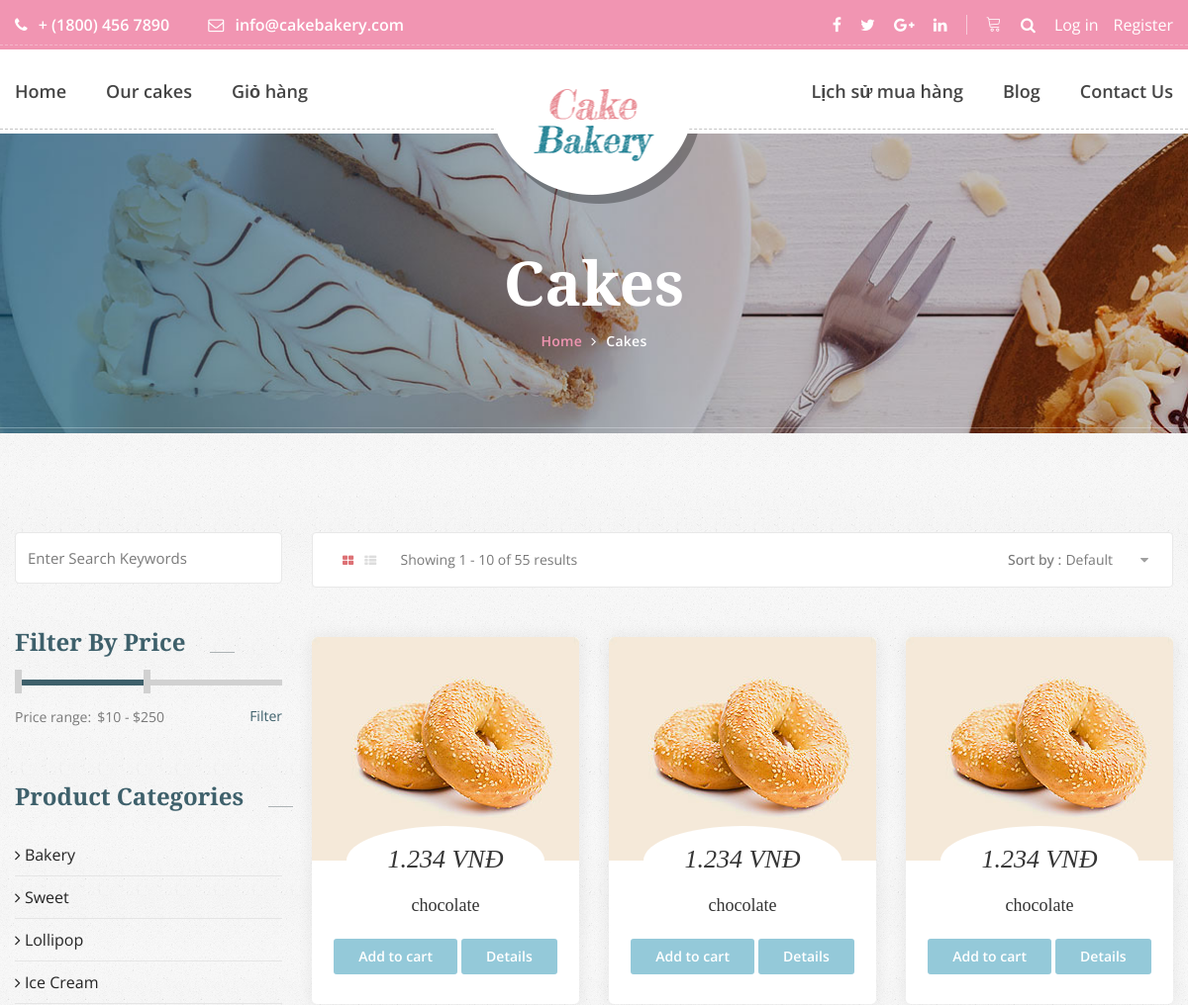
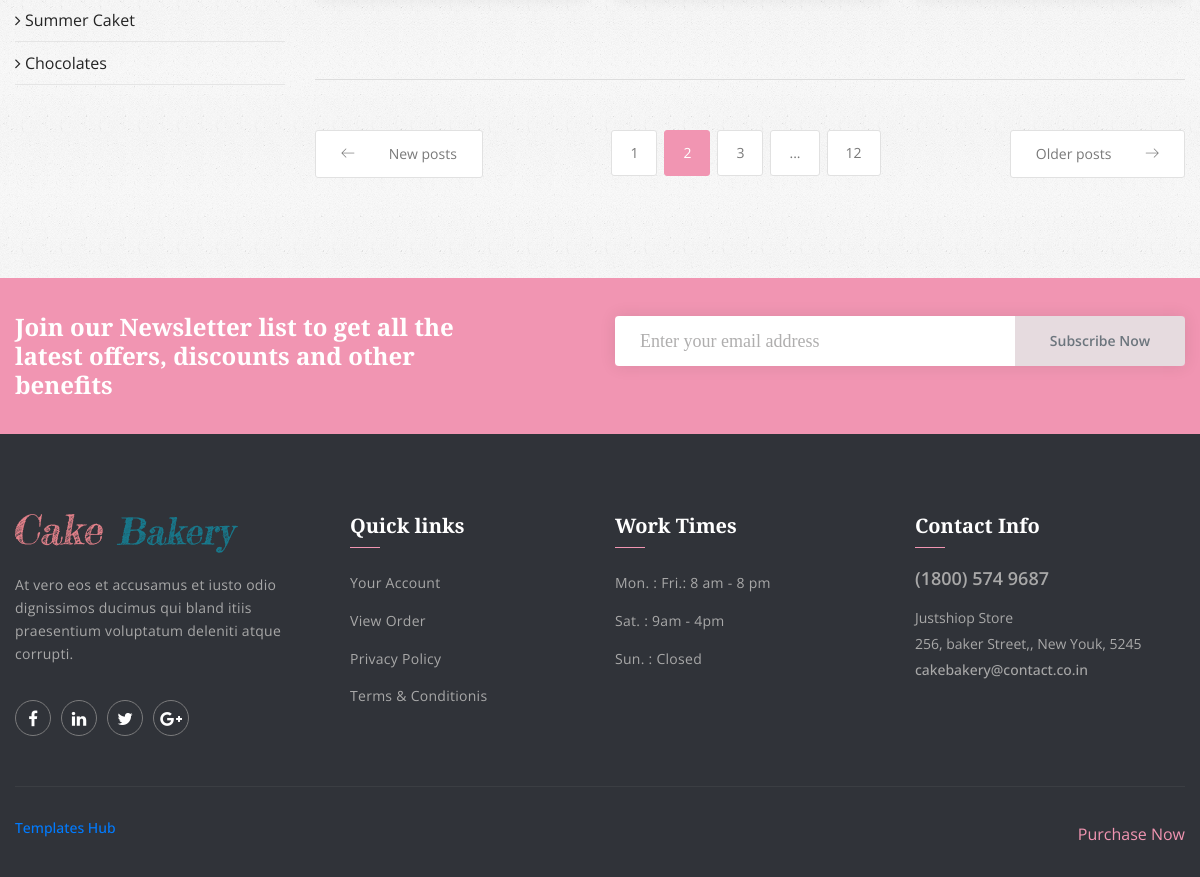
The page /cake.php on the database its author committed (2 pictures, top to bottom).
### tables this page shows
CREATE TABLE `hanghoa` (
  `MSHH` int(255) NOT NULL,
  `TenHH` varchar(50) NOT NULL,
  `MaLoaiHang` int(30) NOT NULL,
  `QuyCach` varchar(255) NOT NULL,
  `Gia` int(11) NOT NULL,
  `SoLuongHang` int(11) NOT NULL,
  `GhiChu` varchar(255) DEFAULT NULL,
  `Location` varchar(255) NOT NULL
);

CREATE TABLE `loaihanghoa` (
  `MaLoaiHang` int(5) NOT NULL,
  `TenLoaiHang` varchar(50) NOT NULL
);

### lib/session.php (called while the page is built, shortened)
<?php
class Session{
 public static function get($key){
    if (isset($_SESSION[$key])) {
     return $_SESSION[$key];
    } else {
     return false;
    }
 }
}
?>

### classes/product.php (called while the page is built, shortened)
<?php
	$filepath=realpath(dirname(__FILE__));
	include_once($filepath. '/../lib/database.php');
	include_once($filepath. '/../helpers/format.php');
?>
<?php
	class product
	{
		private $db;
		public function __construct()
		{
			$this->db=new Database();
		}
public function getproduct_all(){
	$sp_tungtrang = 8;
			if(!isset($_GET['trang'])){
				$trang = 1;
			}else{
				$trang = $_GET['trang'];
			}
			$tung_trang = ($trang-1)*$sp_tungtrang;
			$query = "SELECT * FROM HangHoa  LIMIT $tung_trang,$sp_tungtrang";
			$result = $this->db->select($query);
			return $result;
}
}
?>

### lib/database.php (called while the page is built, shortened)
<?php
Class Database{
   public $host   = DB_HOST;
   public $user   = DB_USER;
   public $pass   = DB_PASS;
   public $dbname = DB_NAME;
   public $link;
private function connectDB(){
   $this->link = new mysqli($this->host, $this->user, $this->pass,
    $this->dbname);
 }
public function select($query){
  $result = $this->link->query($query) or
   die($this->link->error.__LINE__);
  if($result->num_rows > 0){
    return $result;
  } else {
    return false;
  }
 }
}

### helpers/format.php (called while the page is built, shortened)
<?php
class Format{
public function format_currency($n=0){
        $n=(string)$n;
        $n=strrev($n);
        $res='';
        for($i=0;$i<strlen($n);$i++){
            if($i%3==0 && $i!=0){
                $res.='.';
            }
            $res.=$n[$i];
        }
        $res=strrev($res);
        return $res;
    }
    }
?>

### classes/category.php (called while the page is built, shortened)
<?php
	$filepath=realpath(dirname(__FILE__));
	include_once($filepath. '/../lib/database.php');
	include_once($filepath. '/../helpers/format.php');
?>
<?php
	class category
	{
		private $db;
		public function __construct()
		{
			$this->db=new database();
		}
		public function show_category(){
			$query="SELECT * FROM LoaiHangHoa ORDER BY MaLoaiHang desc";
				$result=$this->db->select($query);
				return $result;
		}
}
?>

### cake.php (the view, shortened to what this page needs)
<?php
	include 'inc/header.php';
?>
        <section class="banner_area">
        	<div class="container">
        		<div class="banner_text">
        			<h3>Cakes</h3>
        			<ul>
        				<li><a href="index.php">Home</a></li>
        				<li><a href="cake.php">Cakes</a></li>
        			</ul>
        		</div>
        	</div>
        </section>
        <section class="product_area p_100">
        	<div class="container">
        		<div class="row product_inner_row">
        			<div class="col-lg-9">
        				<div class="row m0 product_task_bar">
							<div class="product_task_inner">
								<div class="float-left">
									<a class="active" href="#"><i class="fa fa-th-large" aria-hidden="true"></i></a>
									<a href="#"><i class="fa fa-th-list" aria-hidden="true"></i></a>
									<span>Showing 1 - 10 of 55 results</span>
								</div>
								<div class="float-right">
									<h4>Sort by :</h4>
								</div>
							</div>
        				</div>
        				<div class="row product_item_inner">
						<?php
							$product_feathered = $pd->getproduct_all();
							if($product_feathered){
								while($result = $product_feathered->fetch_assoc()){
						?>
        					<div class="col-lg-4 col-md-4 col-6">
        						<div class="cake_feature_item">
									<div class="cake_img">
										<img src="admin/uploads/<?php echo $result['Location'] ?>" alt="">
									</div>
									<div class="cake_text">
										<h4><?php echo $fm->format_currency($result['Gia'])." "."VNĐ" ?></h4>
										<h3><?php echo $result['TenHH'] ?></h3>
										<a class="pest_btn" href="cart.php?MSHH=<?php echo $result['MSHH'] ?>">Add to cart</a>
										<a class="pest_btn" href="product-details.php?MSHH=<?php echo $result['MSHH'] ?>">Details</a>
									</div>
								</div>
        					</div>
							<?php
								}
							}
							?>
        				</div>
        				<div class="product_pagination">
        					<div class="left_btn">
        						<a href="#"><i class="lnr lnr-arrow-left"></i> New posts</a>
        					</div>
        					<div class="middle_list">
								<nav aria-label="Page navigation example">
									<ul class="pagination">
									<li class="page-item"><a class="page-link" href="#">1</a></li>
									<li class="page-item active"><a class="page-link" href="#">2</a></li>
									<li class="page-item"><a class="page-link" href="#">3</a></li>
									<li class="page-item"><a class="page-link" href="#">...</a></li>
									<li class="page-item"><a class="page-link" href="#">12</a></li>
									</ul>
								</nav>
        					</div>
        					<div class="right_btn"><a href="#">Older posts <i class="lnr lnr-arrow-right"></i></a></div>
        				</div>
        			</div>
        			<div class="col-lg-3">
        				<div class="product_left_sidebar">
        					<aside class="left_sidebar search_widget">
        						<div class="input-group">
									<input type="text" class="form-control" placeholder="Enter Search Keywords">
									<div class="input-group-append">
										<button class="btn" type="button"><i class="icon icon-Search"></i></button>
									</div>
								</div>
        					</aside>
							<aside class="left_sidebar p_price_widget">
        						<div class="p_w_title">
        							<h3>Filter By Price</h3>
        						</div>
        						<div class="filter_price">
									<div id="slider-range"></div>
       								<label for="amount">Price range:</label>
									<input type="text" id="amount" readonly />
       								<a href="#">Filter</a>
        						</div>
        					</aside>
        					<aside class="left_sidebar p_catgories_widget">
        						<div class="p_w_title">
        							<h3>Product Categories</h3>
        						</div>
        						<ul class="list_style">
								<?php
									$cate = $cat->show_category();
									if($cate){
										while($result_new = $cate->fetch_assoc()){
									?>
									<li><a href="productbycat.php?MaLoaiHang=<?php echo $result_new['MaLoaiHang'] ?>">
									<i class="fa fa-angle-right" aria-hidden="true"></i>
									<?php echo $result_new['TenLoaiHang'] ?></a></li>
        							<?php
										}
									}
									?>
        						</ul>
        					</aside>
        				</div>
        			</div>
        		</div>
        	</div>
        </section>
        <section class="newsletter_area">
        	<div class="container">
        		<div class="row newsletter_inner">
        			<div class="col-lg-6">
        				<div class="news_left_text">
        					<h4>Join our Newsletter list to get all the latest offers, discounts and other benefits</h4>
        				</div>
        			</div>
        			<div class="col-lg-6">
        				<div class="newsletter_form">
							<div class="input-group">
								<input type="text" class="form-control" placeholder="Enter your email address">
								<div class="input-group-append">
									<button class="btn btn-outline-secondary" type="button">Subscribe Now</button>
								</div>
							</div>
        				</div>
        			</div>
        		</div>
        	</div>
        </section>
        <?php
	include 'inc/footer.php';
?>
    </body>
</html>

### inc/header.php (shortened to what this page needs)
<?php
    include_once 'lib/session.php';
?>
<?php
	include_once 'lib/database.php';
	include_once 'helpers/format.php';
	$fm=new Format();
	$cat=new category();
	$pd=new product();
?>
<!DOCTYPE html>
<html lang="en">
<head>
        <link href="css/font-awesome.min.css" rel="stylesheet">
        <link href="vendors/linearicons/style.css" rel="stylesheet">
        <link href="vendors/flat-icon/flaticon.css" rel="stylesheet">
        <link href="css/bootstrap.min.css" rel="stylesheet">
        <link href="vendors/revolution/css/settings.css" rel="stylesheet">
        <link href="vendors/revolution/css/layers.css" rel="stylesheet">
        <link href="vendors/revolution/css/navigation.css" rel="stylesheet">
        <link href="vendors/animate-css/animate.css" rel="stylesheet">
        <link href="vendors/owl-carousel/owl.carousel.min.css" rel="stylesheet">
        <link href="vendors/magnifc-popup/magnific-popup.css" rel="stylesheet">
		<link href="vendors/jquery-ui/jquery-ui.min.css" rel="stylesheet">
        <link href="vendors/nice-select/css/nice-select.css" rel="stylesheet">
        <link href="css/style.css" rel="stylesheet">
        <link href="css/responsive.css" rel="stylesheet">
    </head>
    <body>
		<header class="main_header_area">
			<div class="top_header_area row m0">
				<div class="container">
					<div class="float-left">
						<a href="tell:+18004567890"><i class="fa fa-phone" aria-hidden="true"></i> + (1800) 456 7890</a>
						<a href="mainto:info@cakebakery.com"><i class="fa fa-envelope-o" aria-hidden="true"></i> info@cakebakery.com</a>
					</div>
					<div class="float-right">
						<ul class="h_social list_style">
							<li><a href="#"><i class="fa fa-facebook"></i></a></li>
							<li><a href="#"><i class="fa fa-twitter"></i></a></li>
							<li><a href="#"><i class="fa fa-google-plus"></i></a></li>
							<li><a href="#"><i class="fa fa-linkedin"></i></a></li>
						</ul>
						<ul class="h_search list_style">
							<li class=""><a href="cart.php"><i class="lnr lnr-cart"></i></a></li>
							<li><a class="popup-with-zoom-anim" href="#test-search"><i class="fa fa-search"></i></a></li>
							<?php
								$login_check=Session::get('customer_login');
								if($login_check==false){
									echo '<li><a href="login.php">Log in</a></li><li><a href="register.php">Register</a></li>';
								}else{
									echo '<li>Xin Chao </li>
									<li><a href="?MSKH='.Session::get('MSKH').'">Đăng xuất</a></li>';
								}
		   					?>
						</ul>
					</div>
				</div>
			</div>
			<div class="main_menu_area">
				<div class="container">
					<nav class="navbar navbar-expand-lg navbar-light bg-light">
						<a class="navbar-brand" href="index.php">
						<img src="img/logo.png" alt="">
						</a>
						<div class="collapse navbar-collapse" id="navbarSupportedContent">
							<ul class="navbar-nav mr-auto">
							<li><a href="index.php">Home</a></li>
							<li class="dropdown submenu">
									<a class="dropdown-toggle" href="cake.php" >Our cakes</a>
							</li>
							<li><a href="cart.php">Giỏ hàng</a></li>
							</ul>
							<ul class="navbar-nav justify-content-end">
								<li><a href="orderdetails.php">Lịch sử mua hàng</a></li>
								<li><a href="blog.php">Blog</a></li>
								<li><a href="contact.php">Contact Us</a></li>
							</ul>
						</div>
					</nav>
				</div>
			</div>
		</header>

### inc/footer.php (shortened to what this page needs)
<footer class="footer_area">
        	<div class="footer_widgets">
        		<div class="container">
        			<div class="row footer_wd_inner">
        				<div class="col-lg-3 col-6">
        					<aside class="f_widget f_about_widget">
        						<img src="img/footer-logo.png" alt="">
        						<p>At vero eos et accusamus et iusto odio dignissimos ducimus qui bland itiis praesentium voluptatum deleniti atque corrupti.</p>
        						<ul class="nav">
        							<li><a href="#"><i class="fa fa-facebook"></i></a></li>
        							<li><a href="#"><i class="fa fa-linkedin"></i></a></li>
        							<li><a href="#"><i class="fa fa-twitter"></i></a></li>
        							<li><a href="#"><i class="fa fa-google-plus"></i></a></li>
        						</ul>
        					</aside>
        				</div>
        				<div class="col-lg-3 col-6">
        					<aside class="f_widget f_link_widget">
        						<div class="f_title">
        							<h3>Quick links</h3>
        						</div>
        						<ul class="list_style">
        							<li><a href="#">Your Account</a></li>
        							<li><a href="#">View Order</a></li>
        							<li><a href="#">Privacy Policy</a></li>
        							<li><a href="#">Terms & Conditionis</a></li>
        						</ul>
        					</aside>
        				</div>
        				<div class="col-lg-3 col-6">
        					<aside class="f_widget f_link_widget">
        						<div class="f_title">
        							<h3>Work Times</h3>
        						</div>
        						<ul class="list_style">
        							<li><a href="#">Mon. :  Fri.: 8 am - 8 pm</a></li>
        							<li><a href="#">Sat. : 9am - 4pm</a></li>
        							<li><a href="#">Sun. : Closed</a></li>
        						</ul>
        					</aside>
        				</div>
        				<div class="col-lg-3 col-6">
        					<aside class="f_widget f_contact_widget">
        						<div class="f_title">
        							<h3>Contact Info</h3>
        						</div>
        						<h4>(1800) 574 9687</h4>
        						<p>Justshiop Store <br />256, baker Street,, New Youk, 5245</p>
        						<h5>cakebakery@contact.co.in</h5>
        					</aside>
        				</div>
        			</div>
        		</div>
        	</div>
        	<div class="footer_copyright">
        		<div class="container">
        			<div class="copyright_inner">
        				<div class="float-left">
        					<h5><a target="_blank" href="https://www.templateshub.net">Templates Hub</a></h5>
        				</div>
        				<div class="float-right">
        					<a href="#">Purchase Now</a>
        				</div>
        			</div>
        		</div>
        	</div>
        </footer>

### rows shown on the page
hanghoa: Location (picture), Gia "1.234", TenHH "chocolate"
hanghoa: Location (picture), Gia "1.234", TenHH "chocolate"
hanghoa: Location (picture), Gia "1.234", TenHH "chocolate"
loaihanghoa: TenLoaiHang "Bakery"
loaihanghoa: TenLoaiHang "Sweet"
loaihanghoa: TenLoaiHang "Lollipop"
loaihanghoa: TenLoaiHang "Ice Cream"
loaihanghoa: TenLoaiHang "Summer Caket"
loaihanghoa: TenLoaiHang "Chocolates"
